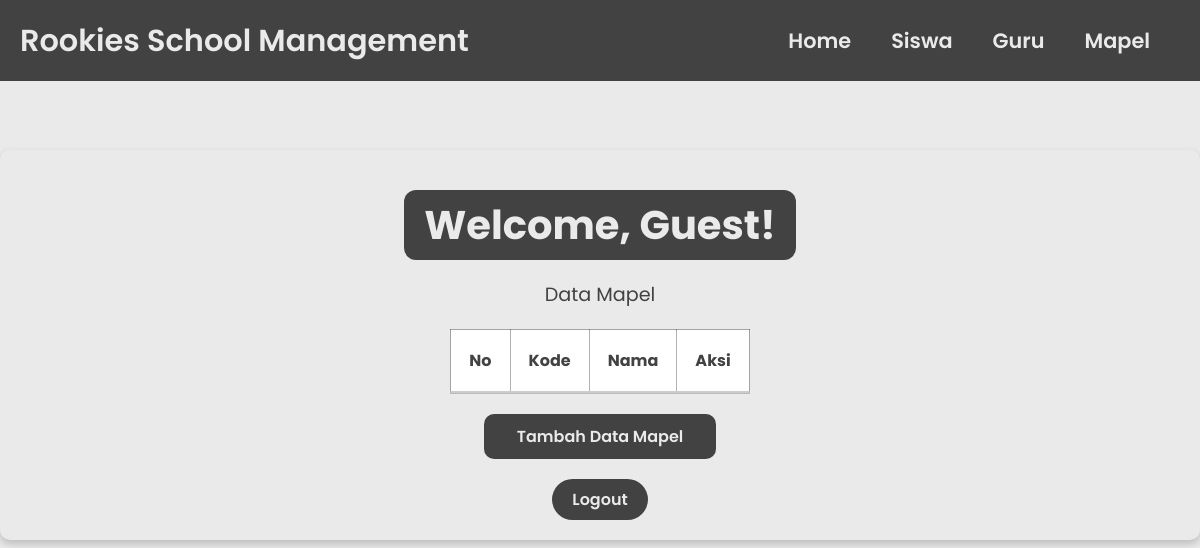
/mapel.php, run on an earlier commit of the app's database.
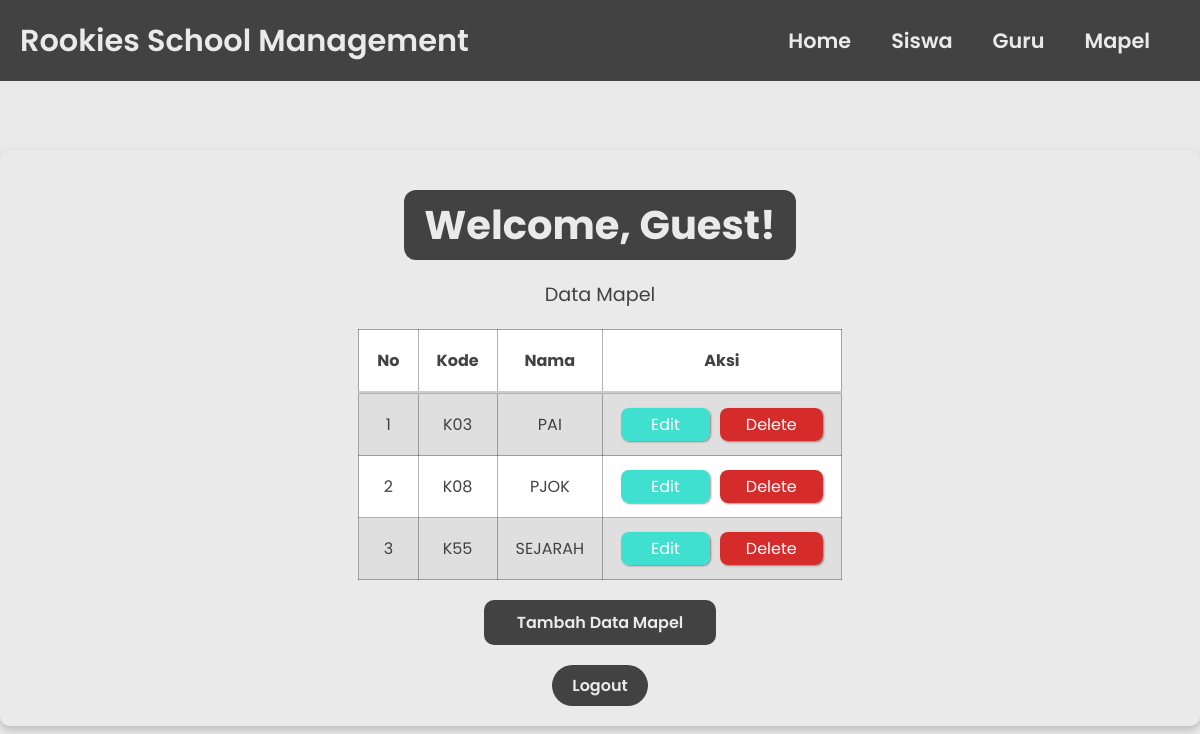
And on a later commit of the database.
### tables this page shows
CREATE TABLE `mapel` (
  `id` int(11) NOT NULL AUTO_INCREMENT,
  `kode` varchar(255) NOT NULL,
  `nama` varchar(255) NOT NULL,
  PRIMARY KEY (`id`)
);

### functions.php (called while the page is built, shortened)
<?php
$host_db    = "localhost";
$user_db    = "root";
$pass_db    = "";
$nama_db    = "sekolah";
$conn    = mysqli_connect($host_db, $user_db, $pass_db, $nama_db);
function query($query) {
  global $conn;
  $result = mysqli_query($conn, $query);
  $rows = [];
  while ( $row = mysqli_fetch_assoc($result) ) {
    $rows[] = $row;
  }
  return $rows;
}
?>

### mapel.php (the view, shortened to what this page needs)
<?php
require "functions.php";
$mapel = query("SELECT * FROM Mapel");
if (!isset($_SESSION['session_username'])) {
    $username = "Guest";
} else {
    $username = htmlspecialchars($_SESSION['session_username']);
}
?>
<!DOCTYPE html>
<html lang="en">
<head>
  <link rel="stylesheet" href="css-file/anggota.css">
</head>
<body>
  <header>
    <div class="brand">Rookies School Management</div>
    <nav>
      <ul>
        <li><a href="anggota.php">Home</a></li>
        <li><a href="siswa.php">Siswa</a></li>
        <li><a href="guru.php">Guru</a></li>
        <li><a href="mapel.php">Mapel</a></li>
      </ul>
    </nav>
  </header>
  <div class="container">
    <h1 class="welcome">Welcome, <?php echo $username; ?>!</h1>
    <p>Data Mapel</p>
    <table border="1" cellpadding="10" cellspacing="0">
      <tr>
        <th>No</th>
        <th>Kode</th>
        <th>Nama</th>
        <th>Aksi</th>
      </tr>
      <?php $i = 1; ?>
      <?php foreach( $mapel as $s ) : ?>
      <tr>
        <td><?= $i; ?></td>
        <td><?= $s["kode"]; ?></td>
        <td><?= $s["nama"]; ?></td>
        <td><a class="edit-btn" href="update.php?tabel=mapel&id=<?= $s['id'] ?>">Edit</a><a class="delete-btn"
            href="delete.php?tabel=mapel&id=<?= $s['id']; ?>">Delete</a></td>
      </tr>
      <?php $i++; ?>
      <?php endforeach; ?>
    </table>
    <a class="add-user" href="create.php?tabel=mapel">Tambah Data Mapel</a>
    <div class="logout-link">
      <form action="<?php echo htmlspecialchars($_SERVER['PHP_SELF']); ?>" method="post">
        <input type="submit" name="logout" class="btn" value="Logout">
      </form>
    </div>
  </div>
</body>
</html>

### css-file/anggota.css (style rules this page uses)
:root { --secondary: #424242; --primary: #eaeaea; --third: #f8f6ff; --error-bg: #fdecec; --error-text: #b85c5c; }
* { margin: 0; text-align: center; padding: 0; box-sizing: border-box; font-family: "Poppins", sans-serif; }
body { min-height: 100vh; background: var(--primary); overflow: hidden; }
header { background-color: var(--secondary); padding: 15px 20px; display: flex; justify-content: space-between; align-items: center; position: fixed; top: 0; left: 0; right: 0; }
header .brand { color: var(--primary); font-size: 1.9rem; font-weight: 600; }
header ul { width: auto; padding: 10px; display: flex; }
header ul li { list-style-type: none; margin: 0 20px; }
header ul li a { color: var(--primary); font-size: 1.3rem; font-weight: 600; text-decoration: none; transition: 0.3s; }
.container { display: flex; flex-direction: column; justify-content: center; align-items: center; width: 100%; max-width: 1200px; padding: 20px; background-color: var(--tertiary); border-radius: 10px; box-shadow: 0 4px 8px rgba(0, 0, 0, 0.2); margin: 150px auto; }
.container .welcome { background-color: var(--secondary); color: var(--primary); font-size: 2.5em; padding: 5px 20px; border-radius: 12px; margin: 20px 0; }
p { color: var(--secondary); font-size: 1.2em; margin-bottom: 20px; text-align: center; }
.btn { display: inline-block; width: auto; padding: 8px 20px; background: var(--secondary); border: none; border-radius: 40px; color: var(--primary); font-size: 1em; font-weight: 600; text-decoration: none; text-align: center; transition: background 0.3s ease; cursor: pointer; }
table { border-collapse: collapse; border: 1px solid rgba(0, 0, 0, 0.3); }
.logout-link { margin-top: 20px; }
.container table th, .container table td { padding: 18px; color: var(--secondary); }
th { background-color: #fff; border-bottom: 3px solid rgba(0, 0, 0, 0.2); }
tr:nth-child(even) { background-color: rgba(128, 128, 128, 0.1); }
tr:nth-child(odd) { background-color: white; }
.add-user { color: white; margin-top: 20px; background-color: var(--secondary); text-decoration: none; width: 20%; color: var(--primary); height: 10%; text-align: center; border-radius: 10px; transition: background 0.3s ease; padding: 10px 5px; font-weight: 600; }
td a { color: white; }
.edit-btn { margin-right: 10px; text-decoration: none; color: #fff; background-color: turquoise; padding: 5px 30px; border-radius: 8px; box-shadow: 1px 1px 2px rgba(0, 0, 0, 0.4); }
.delete-btn { text-decoration: none; color: #fff; background-color: rgb(214, 43, 43); padding: 5px 26px; border-radius: 8px; box-shadow: 1px 1px 2px rgba(0, 0, 0, 0.4); }

What changed in the data, as far as the page shows it:
added mapel: kode "K03", nama "PAI"
added mapel: kode "K08", nama "PJOK"
added mapel: kode "K55", nama "SEJARAH"
